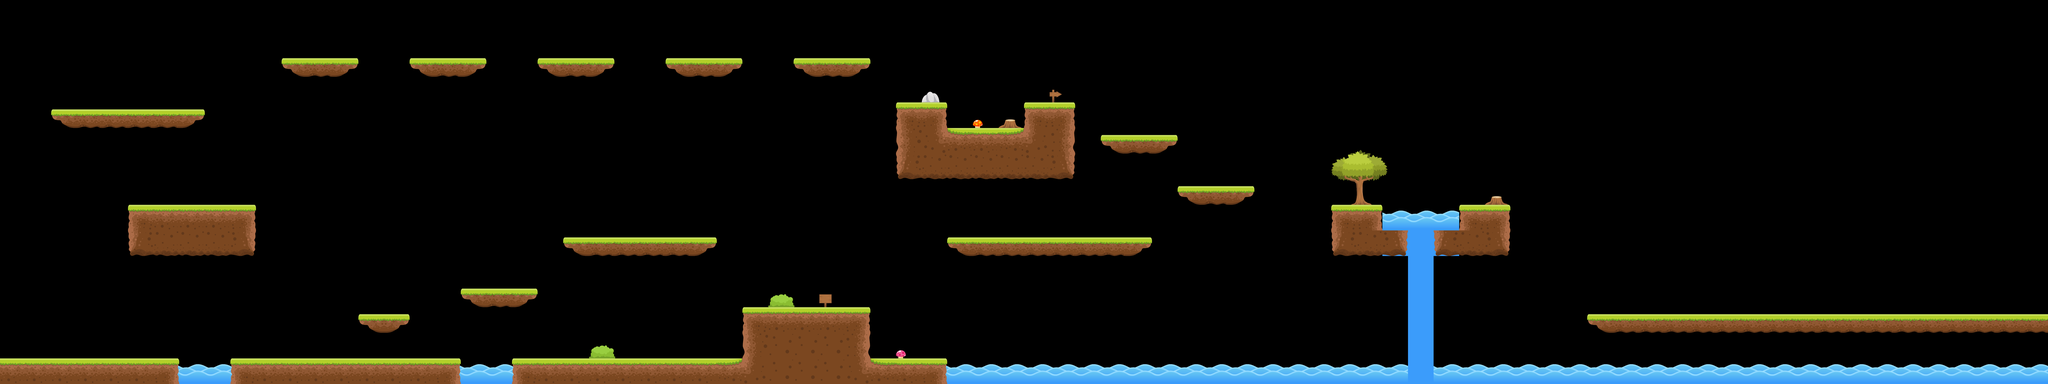

This game map was drawn from its Tiled (.tmx) file and the tilesets committed beside it. A one-line description and the trimmed map source follow:
An orthogonal 80x15 tile map with 128x128 px tiles, 3 tile layers (water, decor, tiles), 2 tilesets.

<map version="1.0" tiledversion="2017.12.07" orientation="orthogonal" renderorder="right-down" width="80" height="15" tilewidth="128" tileheight="128" infinite="0" nextobjectid="1">
 <tileset firstgid="1" name="dinoset" tilewidth="129" tileheight="129" tilecount="18" columns="0">
  <grid orientation="orthogonal" width="1" height="1" />
  <tile id="0">
   <image width="128" height="128" source="../png/Tiles/1.png" />
  </tile>
  <tile id="1">
   <image width="128" height="128" source="../png/Tiles/2.png" />
  </tile>
  <tile id="2">
   <image width="128" height="128" source="../png/Tiles/3.png" />
  </tile>
  <tile id="3">
   <image width="129" height="129" source="../png/Tiles/4.png" />
  </tile>
  <tile id="4">
   <image width="128" height="128" source="../png/Tiles/5.png" />
  </tile>
  <tile id="5">
   <image width="128" height="128" source="../png/Tiles/6.png" />
  </tile>
  <tile id="6">
   <image width="128" height="128" source="../png/Tiles/7.png" />
  </tile>
  <tile id="7">
   <image width="128" height="128" source="../png/Tiles/8.png" />
  </tile>
  <tile id="8">
   <image width="128" height="128" source="../png/Tiles/9.png" />
  </tile>
  <tile id="9">
   <image width="128" height="128" source="../png/Tiles/10.png" />
  </tile>
  <tile id="10">
   <image width="128" height="128" source="../png/Tiles/11.png" />
  </tile>
  <tile id="11">
   <image width="128" height="128" source="../png/Tiles/12.png" />
  </tile>
  <tile id="12">
   <image width="128" height="93" source="../png/Tiles/13.png" />
  </tile>
  <tile id="13">
   <image width="128" height="93" source="../png/Tiles/14.png" />
  </tile>
  <tile id="14">
   <image width="128" height="93" source="../png/Tiles/15.png" />
  </tile>
  <tile id="15">
   <image width="128" height="128" source="../png/Tiles/16.png" />
  </tile>
  <tile id="16">
   <image width="128" height="99" source="../png/Tiles/17.png" />
  </tile>
  <tile id="17">
   <image width="128" height="128" source="../png/Tiles/18.png" />
  </tile>
 </tileset>
 <tileset firstgid="19" name="decor" tilewidth="282" tileheight="301" tilecount="13" columns="0">
  <grid orientation="orthogonal" width="1" height="1" />
  <tile id="0">
   <image width="133" height="65" source="../png/Object/Bush (1).png" />
  </tile>
  <tile id="1">
   <image width="133" height="65" source="../png/Object/Bush (2).png" />
  </tile>
  <tile id="2">
   <image width="73" height="47" source="../png/Object/Bush (3).png" />
  </tile>
  <tile id="3">
   <image width="73" height="46" source="../png/Object/Bush (4).png" />
  </tile>
  <tile id="4">
   <image width="77" height="77" source="../png/Object/Crate.png" />
  </tile>
  <tile id="5">
   <image width="49" height="41" source="../png/Object/Mushroom_1.png" />
  </tile>
  <tile id="6">
   <image width="50" height="41" source="../png/Object/Mushroom_2.png" />
  </tile>
  <tile id="7">
   <image width="63" height="65" source="../png/Object/Sign_1.png" />
  </tile>
  <tile id="8">
   <image width="62" height="64" source="../png/Object/Sign_2.png" />
  </tile>
  <tile id="9">
   <image width="90" height="54" source="../png/Object/Stone.png" />
  </tile>
  <tile id="10">
   <image width="116" height="44" source="../png/Object/Tree_1.png" />
  </tile>
  <tile id="11">
   <image width="282" height="301" source="../png/Object/Tree_2.png" />
  </tile>
  <tile id="12">
   <image width="282" height="275" source="../png/Object/Tree_3.png" />
  </tile>
 </tileset>
 <layer name="water" width="80" height="15">
  <data>[1200 cells, 80 non-empty, 4 distinct tile ids]</data>
 </layer>
 <layer name="decor" width="80" height="15">
  <data>[1200 cells, 10 non-empty, 8 distinct tile ids]</data>
 </layer>
 <layer name="tiles" width="80" height="15">
  <data>[1200 cells, 127 non-empty, 16 distinct tile ids]</data>
 </layer>
</map>
